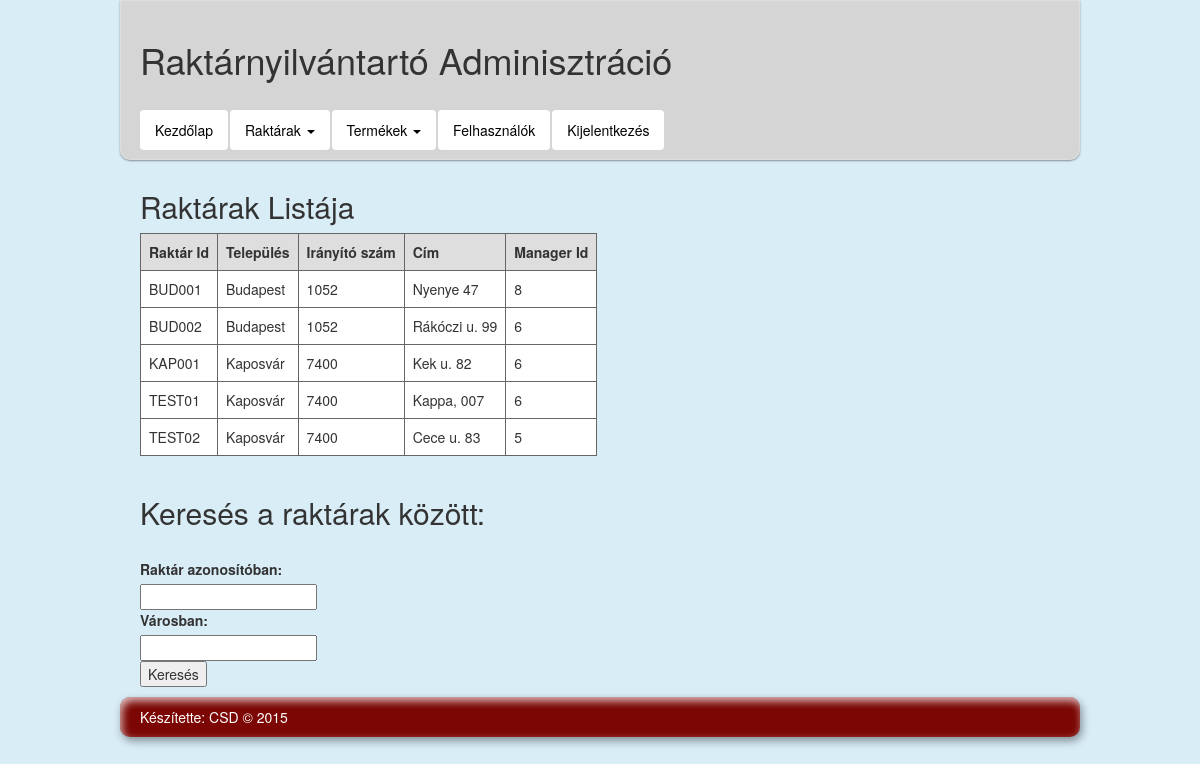
The app's page /admin?q=stores (signed in) with its own data.
### tables this page shows
CREATE TABLE IF NOT EXISTS `stores` (
  `id` varchar(8) NOT NULL,
  `post_code` varchar(4) NOT NULL,
  `city` varchar(30) NOT NULL,
  `address` varchar(50) NOT NULL,
  `manager_id` int(11) NOT NULL,
  `active` tinyint(4) NOT NULL DEFAULT '1'
);

### admin/controllers/storesPage.php (called while the page is built, shortened)
<?php
$query = "SELECT * FROM `stores` WHERE active=1";
$stores = $db->query($query);

### admin/views/storesPage.php (the view, shortened to what this page needs)
<?php include('includes/header.php'); ?>
<div id="content">
    <?php if (isset($_SESSION['sresult'])) : ?>
        <?php
        if (!empty($_SESSION['sresult'])) {
            echo '<table>';
            echo '<th>Raktár Id</th><th>Település</th><th>Irányító szám<th>Cím</th><th>Manager Id</th>';
            foreach ($_SESSION['sresult'] as $item) {
                echo '<tr>';
                echo '<td class="store_id">' . $item['id'] . '</div>';
                echo '<td class="city">' . $item['city'] . '</div>';
                echo '<td class="post_code">' . $item['post_code'] . '</div>';
                echo '<td class="address">' . $item['address'] . '</div>';
                echo '<td class="manager_id">' . $item['manager_id'] . '</div>';
                echo '<tr>';
            }
            echo '</table>';
        } else {
            echo '<p>Nincs találat.</p>';
        }
        unset($_SESSION['sresult']);
        ?>
        <br>
        <ul id="navigation" class="nav nav-pills">
            <li role="presentation"><a href="?q=stores">Vissza</a></li>
        </ul>
    <?php else : ?>
        <h2>Raktárak Listája</h2>
        <table>
            <?php
            echo '<th>Raktár Id</th><th>Település</th><th>Irányító szám<th>Cím</th><th>Manager Id</th>';
            foreach ($stores as $item) {
                echo '<tr>';
                echo '<td class="sid">' . $item['id'] . '</td>';
                echo '<td class="scity">' . $item['city'] . '</td>';
                echo '<td class="spost">' . $item['post_code'] . '</td>';
                echo '<td class="saddress">' . $item['address'] . '</d>';
                echo '<td class="smid">' . $item['manager_id'] . '</d>';
                echo '</tr>';
            }
            ?>
        </table>
        <br><div class="divider"></div>
        <h2>Keresés a raktárak között:</h2>
        <form name="searchForm" method="post" id="searchForm">
            <br>
            <label>Raktár azonosítóban:</label>
            <br>
            <input type="text" name="store_id">
            <br>
            <label>Városban:</label>
            <br>
            <input type="text" name="city" class="shortText">
            <br>
            <input type="submit" name="storeSearchSubmit" value="Keresés">
        </form>
    <?php endif; ?>
</div>
<?php
include('includes/footer.php');

### admin/index.php (shortened to what this page needs)
<?php
require_once '../config.php';
$db = new mysqli($DB_HOST, $DB_USER, $DB_PASS, $DB_NAME);
$db->set_charset('utf8');
$page = 'login';
if (isset($_GET['q'])) {
    if (isset($_SESSION['logged']))
        $page = $_GET['q'];
}
switch ($page) {
    case 'stores':
        include('controllers/storesPage.php');
        include('views/storesPage.php');
        break;
}

### admin/views/includes/header.php (shortened to what this page needs)
<!DOCTYPE html>
<html>
  <head>
    <link rel="stylesheet" href="https://maxcdn.bootstrapcdn.com/bootstrap/3.3.1/css/bootstrap.min.css">
    <link rel="stylesheet" href="https://maxcdn.bootstrapcdn.com/bootstrap/3.3.1/css/bootstrap-theme.min.css">
    <link rel="stylesheet" type="text/css" href="views/css/base.css">
  </head>
  <body>
    <div id="header">
      <h1 id="sitename">Raktárnyilvántartó Adminisztráció</h1>
      <?php include('navigation.php'); ?>
    </div>

### admin/views/includes/navigation.php (shortened to what this page needs)
<ul id="navigation" class="nav nav-pills">
    <li><a href="../index.php">Kezdőlap</a></li>
    <li class="dropdown">
        <a class="dropdown-toggle" data-toggle="dropdown" href="#" role="button" aria-expanded="false">
            Raktárak <span class="caret"></span>
        </a>
    <li class="dropdown">
        <a class="dropdown-toggle" data-toggle="dropdown" href="#" role="button" aria-expanded="false">
            Termékek <span class="caret"></span>
        </a>
    </li>
    <li><a href="?q=felhasznalok">Felhasználók</a></li>
    <li><a href="?q=kijelentkezes">Kijelentkezés</a></li>
</ul>

### admin/views/includes/footer.php
<div id="footer">
      Készítette: CSD &copy; 2015
    </div>
  </body>
</html>

### views/css/base.css (style rules this page uses)
body { margin: 0; background-color: #d9edf7; }
#header { background-color: #d5d5d5; padding: 10px 20px; max-width: 960px; margin: 0 auto; box-shadow: 0px 1px 2px rgba(0, 0, 0, 0.4), 0px 0px 2px rgba(255, 255, 255, 0.75) inset; -webkit-border-radius: 0px 0px 10px 10px; -moz-border-radius: 0px 0px 10px 10px; border-radius: 0px 0px 10px 10px; }
#header h1#sitename { margin: 0; }
#content { padding: 10px 20px; max-width: 960px; margin: 0 auto; }
#footer { background-color: #7b0603; color: white; padding: 10px 20px; max-width: 960px; margin: 0 auto; box-shadow: 2px 4px 8px rgba(0, 0, 0, 0.4), 2px 4px 8px rgba(255, 255, 255, 0.75) inset; -webkit-border-radius: 10px 10px 10px 10px; -moz-border-radius: 10px 10px 10px 10px; border-radius: 10px 10px 10px 10px; }
#header #navigation a { color: black; background: white; }
#header h1#sitename { margin: 30px 0 30px 0; }

### admin/views/storesPage.php (style rules this page uses)
th { border-width: 1px; padding: 8px; border-style: solid; border-color: #666666; background-color: #dedede; }
td { border-width: 1px; padding: 8px; border-style: solid; border-color: #666666; background-color: #ffffff; }

### records on screen
stores: id "BUD001", city "Budapest", post_code "1052", address "Nyenye 47", manager "8"
stores: id "BUD002", city "Budapest", post_code "1052", address "Rákóczi u. 99", manager "6"
stores: id "KAP001", city "Kaposvár", post_code "7400", address "Kek u. 82", manager "6"
stores: id "TEST01", city "Kaposvár", post_code "7400", address "Kappa, 007", manager "6"
stores: id "TEST02", city "Kaposvár", post_code "7400", address "Cece u. 83", manager "5"
